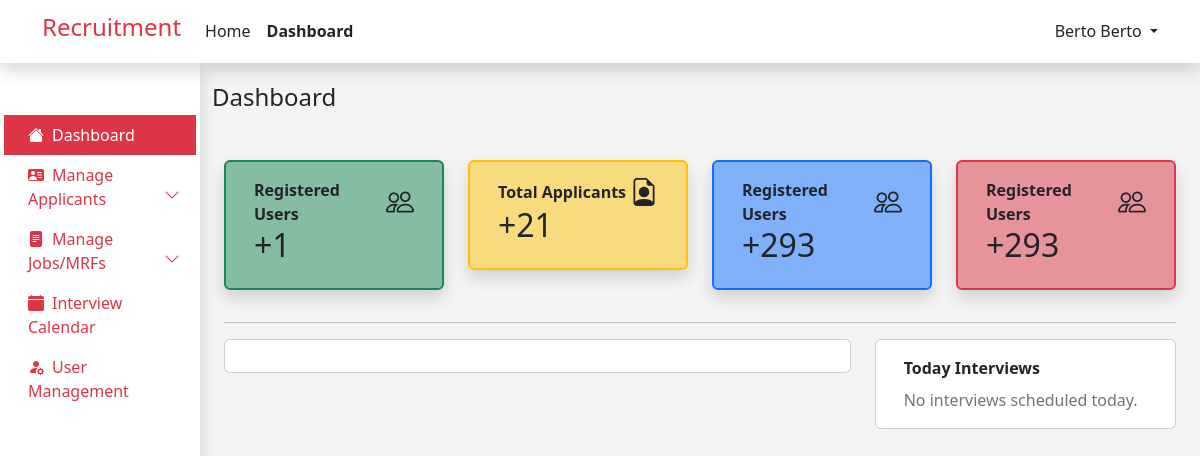
Before: /admin/home.php (signed in) with the older database file.
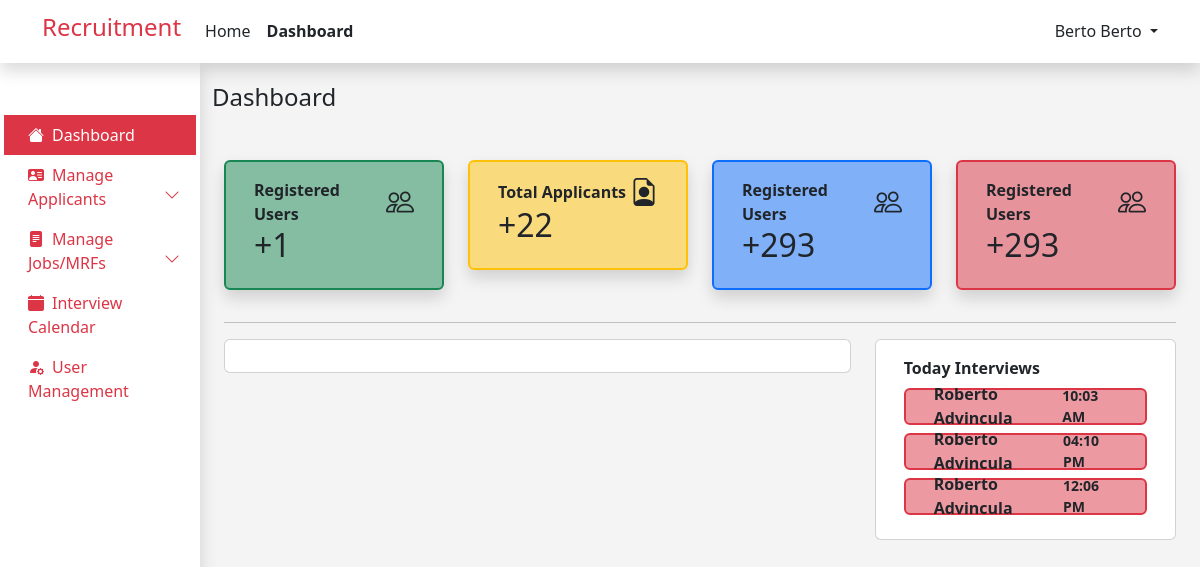
After: the same page with the newer database file.
### tables this page shows
CREATE TABLE `job_applicants` (
  `id` int(12) NOT NULL,
  `user_id` int(12) NOT NULL,
  `job_id` int(12) NOT NULL,
  `application_status` varchar(255) NOT NULL,
  `interview_date` datetime DEFAULT NULL
);

CREATE TABLE `user` (
  `id` int(11) NOT NULL,
  `first_name` varchar(255) NOT NULL,
  `last_name` varchar(255) NOT NULL,
  `email` varchar(255) NOT NULL,
  `password` varchar(255) NOT NULL,
  `role` varchar(255) NOT NULL,
  `resume` varchar(255) NOT NULL,
  `branch` varchar(255) NOT NULL
);

### admin/home_process.php (called while the page is built, shortened)
<?php
include ('../dbconn.php');
$role = "admin";
$regQuery = "SELECT COUNT(id) AS countRegistered FROM user WHERE role = ?";
$stmtReg = $conn->prepare($regQuery);
$stmtReg->bind_param("s", $role);
$stmtReg->execute();
$resultReg = $stmtReg->get_result();
$rowReg = $resultReg->fetch_assoc();
$countReg = $rowReg['countRegistered'];
$appQuery = "SELECT COUNT(id) AS countApplicant FROM job_applicants";
$stmtApp = $conn->prepare($appQuery);
$stmtApp->execute();
$resultApp = $stmtApp->get_result();
$rowApp = $resultApp->fetch_assoc();
$countApp = $rowApp['countApplicant'];
$today = date("Y-m-d");
$notSelectedStatus = "Not Selected";
$selectedStatus = "Selected";
$query =
    "SELECT job_applicants.*, jobs.job_name, jobs.job_type, jobs.shift_and_schedule, jobs.location, jobs.priority, user.first_name, user.last_name, user.resume
    FROM ((job_applicants
    INNER JOIN jobs ON job_applicants.job_id = jobs.id)
    INNER JOIN user ON job_applicants.user_id = user.id)
    WHERE job_applicants.application_status != ? AND job_applicants.application_status != ? AND DATE(job_applicants.interview_date) = ?
    ORDER BY CASE WHEN jobs.priority = 'Urgent Hiring' THEN 0 ELSE 1 END";
$stmt = $conn->prepare($query);
$stmt->bind_param("sss", $notSelectedStatus, $selectedStatus, $today);
$stmt->execute();
$result = $stmt->get_result();
?>

### admin/home.php (the view, shortened to what the changed rows need)
<?php
include ('../admin/home_process.php');
include ('../components/header.php');
?>
<!DOCTYPE html>
<html lang="en">
<head>
</head>
<body style="background-color: #F4F4F4; ">
    <div class="container-fluid">
        <div class="row">
            <div class="col-md-10 col-lg-9 col-xl-10  mt-3">
                <div class="container ">
                    <div class="row">
                        <div class="col-lg-3 col-md-6 mb-3">
                            <div class="card bg-success bg-opacity-50 border border-2  border-success shadow">
                                <div class="card-body">
                                    <div class="container">
                                        <div class="row">
                                            <div class="col">
                                                <h2>
                                                    <?php echo '+' . $countReg; ?>
                                                </h2>
                                            </div>
                                        </div>
                                    </div>
                                </div>
                            </div>
                        </div>
                        <div class="col-lg-3 col-md-6 mb-3">
                            <div class="card bg-warning  bg-opacity-50 border border-2  border-warning shadow">
                                <div class="card-body">
                                    <div class="container">
                                        <div class="row">
                                            <div class="col">
                                                <h2>
                                                    <?php echo '+' . $countApp; ?>
                                                </h2>
                                            </div>
                                        </div>
                                    </div>
                                </div>
                            </div>
                        </div>
                        <div class="col-lg-3 col-md-6 mb-3">
                            <div class="card bg-primary  bg-opacity-50 border border-2  border-primary shadow">
                                <div class="card-body">
                                    <div class="container">
                                        <div class="row">
                                            <div class="col">
                                                <h2>+293</h2>
                                            </div>
                                        </div>
                                    </div>
                                </div>
                            </div>
                        </div>
                        <div class="col-lg-3 col-md-6 mb-3">
                            <div class="card bg-danger  bg-opacity-50 border border-2  border-danger shadow">
                                <div class="card-body">
                                    <div class="container">
                                        <div class="row">
                                            <div class="col">
                                                <h2>+293</h2>
                                            </div>
                                        </div>
                                    </div>
                                </div>
                            </div>
                        </div>
                    </div>
                    <div class="row">
                        <div class="col-lg-4 mb-3">
                            <div class="card h-100">
                                <div class="card-body">
                                    <div class="container">
                                        <?php
                                        if ($result->num_rows > 0) {
                                            while ($row = $result->fetch_assoc()) {
                                                $interviewDateTime = $row['interview_date'];
                                                $interviewDateTimeObj = new DateTime($interviewDateTime);
                                                $interviewTime = $interviewDateTimeObj->format('h:i A');
                                                ?>
                                                <div class="row-12">
                                                    <div class="col mb-2">
                                                        <div
                                                            class="card bg-danger  bg-opacity-50 border border-2  border-danger">
                                                            <div class="card-body">
                                                                <div class="container">
                                                                    <div class="d-flex fw-bold justify-content-between align-items-center"
                                                                        style="height: 1px;">
                                                                        <div>
                                                                            <?php echo $row['first_name'] . ' ' . $row['last_name']; ?>
                                                                        </div>
                                                                        <div>
                                                                            <small>
                                                                                <?php echo $interviewTime; ?>
                                                                            </small>
                                                                        </div>
                                                                    </div>
                                                                </div>
                                                            </div>
                                                        </div>
                                                    </div>
                                                    <?php
                                            }
                                        } else {
                                            ?>
                                                <div class="row">
                                                    <div class="col text-secondary">
                                                        No interviews scheduled today.
                                                    </div>
                                                </div>
                                                <?php
                                        }
                                        ?>
                                        </div>
                                    </div>
                                </div>
                            </div>
                        </div>
                    </div>
                </div>
            </div>
        </div>
</body>
</html>

Changed rows visible on the page:
now on this page (row edited): job_applicants: user.first_name "Roberto", user.last_name "Advincula", interview_date "10:03 AM"
now on this page (row edited): job_applicants: user.first_name "Roberto", user.last_name "Advincula", interview_date "04:10 PM"
now on this page (row edited): job_applicants: user.first_name "Roberto", user.last_name "Advincula", interview_date "12:06 PM"
Other visible differences:
$countApp: "21" → "22"
text no longer shown: "No interviews scheduled today."
